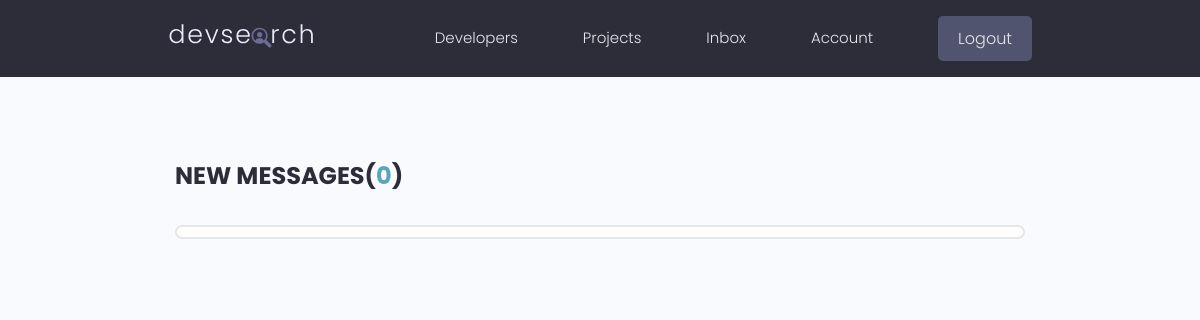
Before: /inbox/ (signed in) with the older database file.
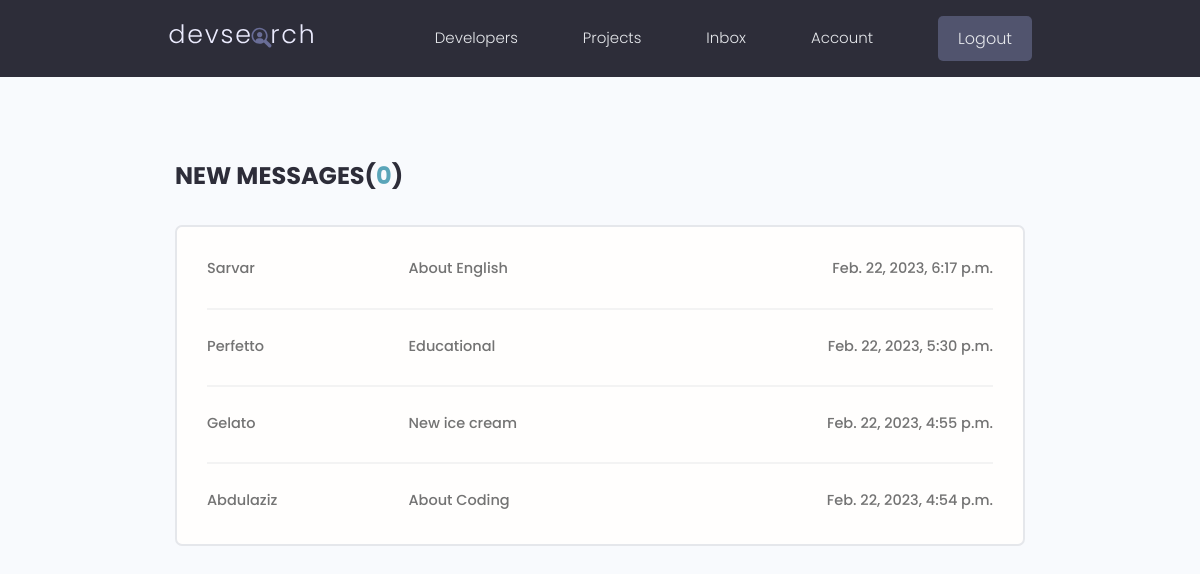
After: the same page with the newer database file.
### users/models.py (models this page shows, shortened)
class Message(models.Model):
    sender = models.ForeignKey(Profile, on_delete=models.SET_NULL, null=True)
    recipient = models.ForeignKey(Profile, on_delete=models.SET_NULL, null=True, related_name='messages')
    name = models.CharField(max_length=200, null=True, blank=True)
    email = models.EmailField(max_length=200, null=True, blank=True)
    subject = models.CharField(max_length=200, null=True, blank=True)
    body = models.TextField()
    is_read = models.BooleanField(default=False, null=True)
    created = models.DateTimeField(auto_now_add=True)
    id = models.UUIDField(default=uuid.uuid4, unique=True, editable=False, primary_key=True)
    class Meta:
        ordering = ['is_read', '-created']

### users/views.py (the view)
# urls.py: path('inbox/', views.inbox, name='inbox'),
@login_required(login_url='login')
def inbox(request):
    profile = request.user.profile
    messageRequests = profile.messages.all()
    unreadCount = messageRequests.filter(is_read=False).count()
    context = {'messageRequests': messageRequests, 'unreadCount': unreadCount}
    return render(request, 'users/inbox.html', context)

### users/templates/users/inbox.html
{% extends 'main.html' %}
{% block content %}
  <main class="inbox my-xl">
    <div class="content-box">
      <h3 class="inbox__title">New Messages(<span>{{unreadCount}}</span>)</h3>
      <ul class="messages">
        {% for message in messageRequests %}
        {% if not message.is_read %}
        <li class="message message--unread">
        {% else %}
        <li class="message">
        {% endif %}
          <a href="{% url 'message' message.id %}">
            <span class="message__author">{{message.name}}</span>
            <span class="message__subject">{{message.subject}}</span>
            <span class="message__date">{{message.created}}</span>
          </a>
        </li>
        {% endfor %}
      </ul>
    </div>
  </main>
{% endblock content %}

Changed rows visible on the page:
added Message: name "Sarvar", subject "About English", created "Feb. 22, 2023, 6:17 p.m."
added Message: name "Perfetto", subject "Educational", created "Feb. 22, 2023, 5:30 p.m."
added Message: name "Gelato", subject "New ice cream", created "Feb. 22, 2023, 4:55 p.m."
added Message: name "Abdulaziz", subject "About Coding", created "Feb. 22, 2023, 4:54 p.m."
